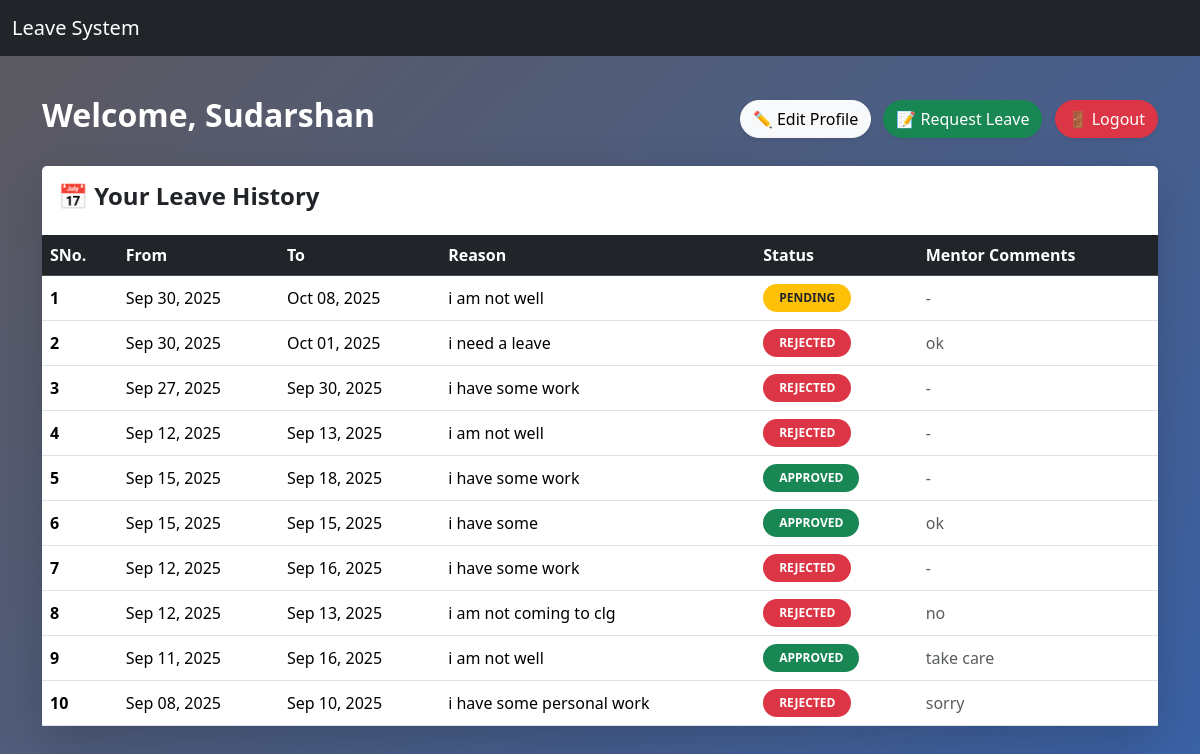
Page /student/dashboard/ (signed in) on the committed database.
### core/models.py (models this page shows, shortened)
class LeaveRequest(models.Model):
    STATUS_PENDING = "PENDING"
    STATUS_APPROVED = "APPROVED"
    STATUS_REJECTED = "REJECTED"
    STATUS_CHOICES = [
        (STATUS_PENDING, "Pending"),
        (STATUS_APPROVED, "Approved"),
        (STATUS_REJECTED, "Rejected"),
    ]
    LEAVE_PERSONAL = "Personal Leave"
    LEAVE_SICK = "Sick Leave"
    LEAVE_OTHER = "Other"
    LEAVE_CHOICES = [
        (LEAVE_PERSONAL, "Personal Leave"),
        (LEAVE_SICK, "Sick Leave"),
        (LEAVE_OTHER, "Other"),
    ]
    student = models.ForeignKey(User, on_delete=models.CASCADE, related_name="leaves")
    leave_type = models.CharField(max_length=40, choices=LEAVE_CHOICES)
    start_date = models.DateField()
    end_date = models.DateField()
    reason = models.TextField()
    mentor = models.ForeignKey(User, null=True, blank=True, on_delete=models.SET_NULL, related_name="assigned_leaves")
    approver = models.ForeignKey(User, null=True, blank=True, on_delete=models.SET_NULL, related_name="approved_leaves")
    status = models.CharField(max_length=20, choices=STATUS_CHOICES, default=STATUS_PENDING)
    review_comments = models.TextField(blank=True)
    created_at = models.DateTimeField(auto_now_add=True)
    reviewed_at = models.DateTimeField(null=True, blank=True)

### core/views.py (the view)
# urls.py: path("student/dashboard/", views.student_dashboard, name="student_dashboard"),
@login_required
def student_dashboard(request):
    if request.user.profile.role != Profile.ROLE_STUDENT:
        return redirect('index')
    profile = request.user.profile
    leaves = request.user.leaves.order_by('-created_at')[:10]
    stats = {
        "pending": request.user.leaves.filter(status=LeaveRequest.STATUS_PENDING).count(),
        "approved": request.user.leaves.filter(status=LeaveRequest.STATUS_APPROVED).count(),
        "rejected": request.user.leaves.filter(status=LeaveRequest.STATUS_REJECTED).count(),
    }
    return render(request, "core/student_dashboard.html", {"profile": profile, "leaves": leaves, "stats": stats})

### templates/core/student_dashboard.html
{% extends "core/base.html" %}
{% block content %}
<div class="d-flex justify-content-center align-items-start"
     style="min-height: 100vh; background: linear-gradient(135deg, #5c5960, #3962aa); padding: 40px 20px;">
  <div class="container">
    <div class="d-flex justify-content-between align-items-center mb-4 text-white">
      <h2 class="fw-bold">Welcome, {{ request.user.first_name|title }}</h2>
      <div>
        <a href="{% url 'edit_profile' %}" class="btn btn-light me-2 rounded-pill shadow-sm">
          ✏ Edit Profile
        </a>
        <a href="{% url 'request_leave' %}" class="btn btn-success me-2 rounded-pill shadow-sm">
          📝 Request Leave
        </a>
        <a href="{% url 'logout' %}" class="btn btn-danger rounded-pill shadow-sm">
          🚪 Logout
        </a>
      </div>
    </div>
    <div class="card border-0 shadow-lg rounded-4">
      <div class="card-header bg-white border-0 py-3">
        <h4 class="fw-semibold">📅 Your Leave History</h4>
      </div>
      <div class="card-body p-0">
        <div class="table-responsive">
          <table class="table table-hover align-middle mb-0 text-white">
            <thead class="table-dark">
              <tr>
                <th>SNo.</th>
                <th>From</th>
                <th>To</th>
                <th>Reason</th>
                <th>Status</th>
                <th>Mentor Comments</th>
              </tr>
            </thead>
            <tbody>
              {% for leave in leaves %}
              <tr>
                <td class="fw-semibold">{{ forloop.counter }}</td>
                <td>{{ leave.start_date|date:"M d, Y" }}</td>
                <td>{{ leave.end_date|date:"M d, Y" }}</td>
                <td>{{ leave.reason }}</td>
                <td>
                  {% if leave.status == "PENDING" %}
                    <span class="badge rounded-pill bg-warning text-dark px-3 py-2">{{ leave.status }}</span>
                  {% elif leave.status == "APPROVED" %}
                    <span class="badge rounded-pill bg-success px-3 py-2">{{ leave.status }}</span>
                  {% elif leave.status == "REJECTED" %}
                    <span class="badge rounded-pill bg-danger px-3 py-2">{{ leave.status }}</span>
                  {% else %}
                    <span class="badge rounded-pill bg-secondary px-3 py-2">{{ leave.status }}</span>
                  {% endif %}
                </td>
                <td class="text-muted">{{ leave.review_comments|default:"-" }}</td>
              </tr>
              {% empty %}
              <tr>
                <td colspan="6" class="text-center text-muted py-4">
                  🚫 No leave history found
                </td>
              </tr>
              {% endfor %}
            </tbody>
          </table>
        </div>
      </div>
    </div>
  </div>
</div>
{% endblock %}

### templates/core/base.html (shortened to what this page needs)
<!DOCTYPE html>
<html lang="en">
<head>
    <link href="https://cdn.jsdelivr.net/npm/bootstrap@5.3.3/dist/css/bootstrap.min.css" rel="stylesheet">
</head>
<body>
    <nav class="navbar navbar-expand-lg navbar-dark bg-dark">
        <div class="container-fluid">
             <a class="navbar-brand" href="{% url 'index' %}">Leave System</a>
        </div>
    </nav>
    <main class="container-fluid p-0">
        {% block content %}
        {% endblock %}
    </main>
</body>
</html>

### rows in the picture
LeaveRequest: start_date "Sep 30, 2025", end_date "Oct 08, 2025", reason "i am not well", status "PENDING", review_comments "-"
LeaveRequest: start_date "Sep 30, 2025", end_date "Oct 01, 2025", reason "i need a leave", status "REJECTED", review_comments "ok"
LeaveRequest: start_date "Sep 27, 2025", end_date "Sep 30, 2025", reason "i have some work", status "REJECTED", review_comments "-"
LeaveRequest: start_date "Sep 12, 2025", end_date "Sep 13, 2025", reason "i am not well", status "REJECTED", review_comments "-"
LeaveRequest: start_date "Sep 15, 2025", end_date "Sep 18, 2025", reason "i have some work", status "APPROVED", review_comments "-"
LeaveRequest: start_date "Sep 15, 2025", end_date "Sep 15, 2025", reason "i have some", status "APPROVED", review_comments "ok"
LeaveRequest: start_date "Sep 12, 2025", end_date "Sep 16, 2025", reason "i have some work", status "REJECTED", review_comments "-"
LeaveRequest: start_date "Sep 12, 2025", end_date "Sep 13, 2025", reason "i am not coming to clg", status "REJECTED", review_comments "no"
LeaveRequest: start_date "Sep 11, 2025", end_date "Sep 16, 2025", reason "i am not well", status "APPROVED", review_comments "take care"
LeaveRequest: start_date "Sep 08, 2025", end_date "Sep 10, 2025", reason "i have some personal work", status "REJECTED", review_comments "sorry"

### other values in the picture
{{ request.user.first_name|title }} "Sudarshan"
